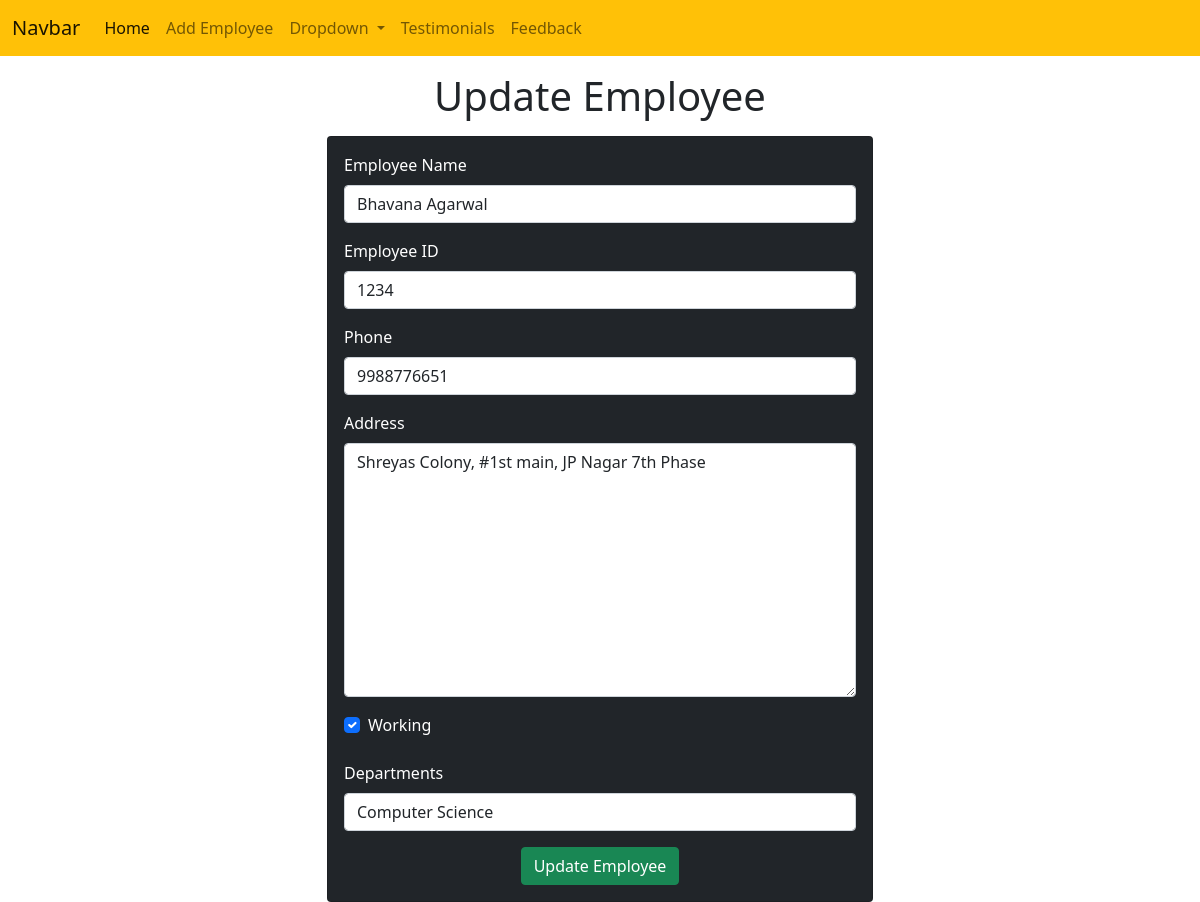
The app's page /emp/update-emp/1/ with its own data.
### emp/models.py (models this page shows, shortened)
class Emp(models.Model):
    name = models.CharField(max_length=200)
    emp_id = models.CharField(max_length=200, unique=True)
    phone = models.CharField(max_length=10)
    address = models.CharField(max_length=150)
    working = models.BooleanField(default=True)
    department = models.CharField(max_length=10)

### emp/views.py (the view)
# urls.py: path("update-emp/<int:emp_id>/", update_emp),
def update_emp(request, emp_id):
    emp = Emp.objects.get(pk=emp_id)
    return render(request, "emp/update_emp.html", {
        "emp": emp
    })

### templates/emp/update_emp.html (shortened to what this page needs)
<!doctype html>
<html lang="en">
<head>
    <link href="https://cdn.jsdelivr.net/npm/bootstrap@5.0.2/dist/css/bootstrap.min.css" rel="stylesheet"
>
</head>
<body>
    {% include 'emp/navbar.html' %}
    <h1 class="text-center my-3">Update Employee</h1>
    <div class="container">
        <div class="row">
            <div class="col-md-6 offset-md-3">
                <div class="card bg-dark text-white">
                    <div class="card-body">
                        <form action="/emp/do-update-emp/{{ emp.id }}/" method="post">
                            <div class="mb-3">
                                <label for="name" class="form-label">Employee Name</label>
                                <input type="text" id="name" class="form-control" placeholder="Enter employee name"
                                    name="emp_name" value="{{emp.name}}">
                            </div>
                            <div class="mb-3">
                                <label for="id" class="form-label">Employee ID</label>
                                <input type="text" id="id" class="form-control" placeholder="Enter employee id"
                                    name="emp_id" value="{{emp.emp_id}}">
                            </div>
                            <div class="mb-3">
                                <label for="phone" class="form-label">Phone</label>
                                <input type="text" id="phone" class="form-control" placeholder="Enter employee phone"
                                    name="emp_phone" value="{{emp.phone}}">
                            </div>
                            <div class="mb-3">
                                <label for="address" class="form-label">Address</label>
                                <textarea class="form-control" name="emp_address" id="address" cols="30"
                                    rows="10">{{emp.address}}</textarea>
                            </div>
                            <div class="mb-3 form-check">
                                <label for="working" class="form-label">Working</label>
                                <input {% if emp.working %} checked {% endif %}type="checkbox" name="emp_working"
                                    id="working" class="form-check-input">
                            </div>
                            <div class="mb-3">
                                <label for="department" class="form-label">Departments</label>
                                <select value="{{emp.department}}" id="department" name="emp_department"
                                    class="form-control">
                                    <option value="CSE">Computer Science</option>
                                </select>
                            </div>
                            <div class="container text-center">
                                <button class="btn btn-success">
                                    Update Employee
                                </button>
                            </div>
                        </form>
                    </div>
                </div>
            </div>
        </div>
    </div>
</body>
</html>

### records on screen
Emp: emp_name "Bhavana Agarwal", emp_id "1234", emp_phone "9988776651", emp_address "Shreyas Colony, #1st main, JP Nagar 7th Phase", working "☑", emp_department "Computer Science"
